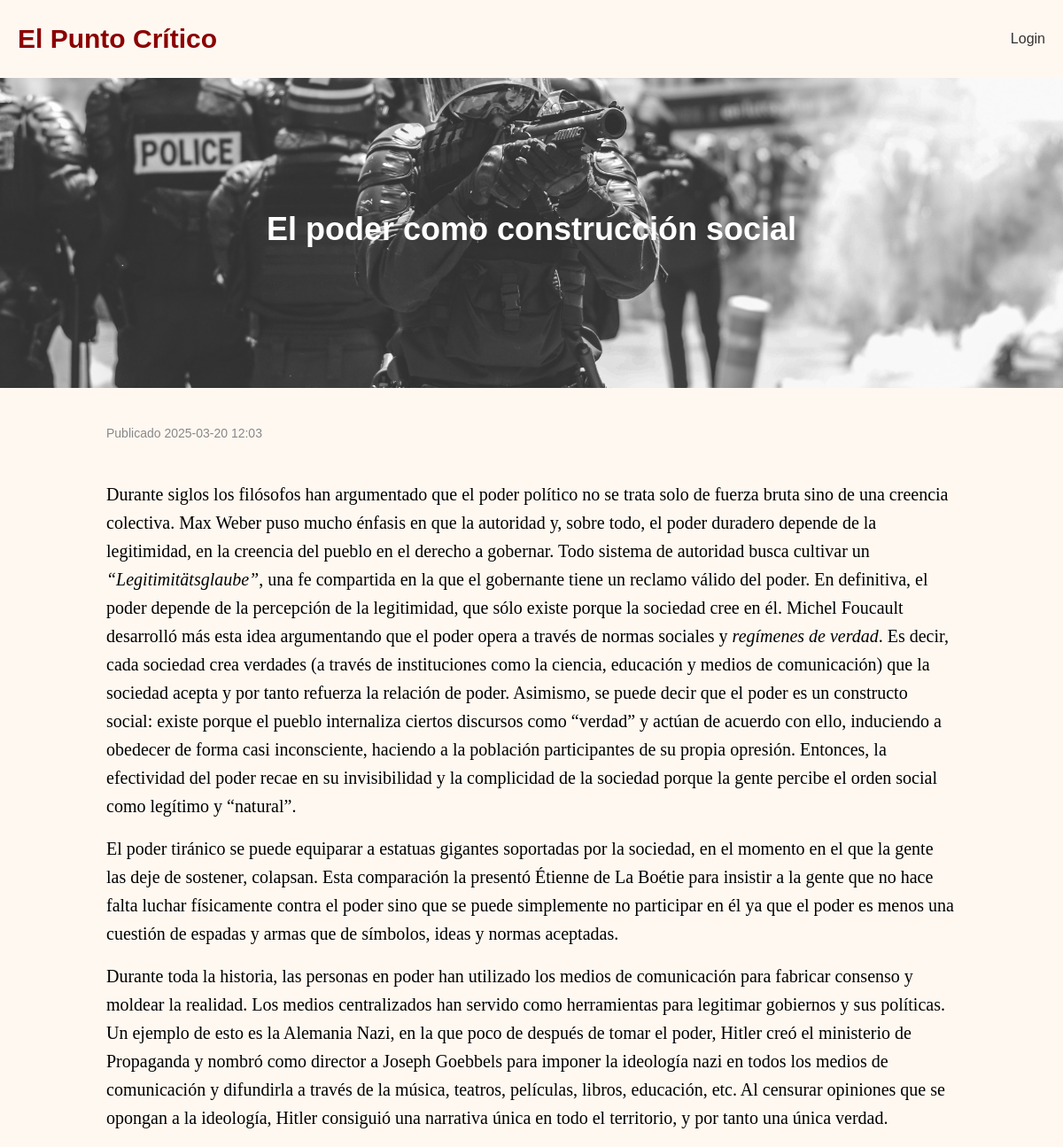
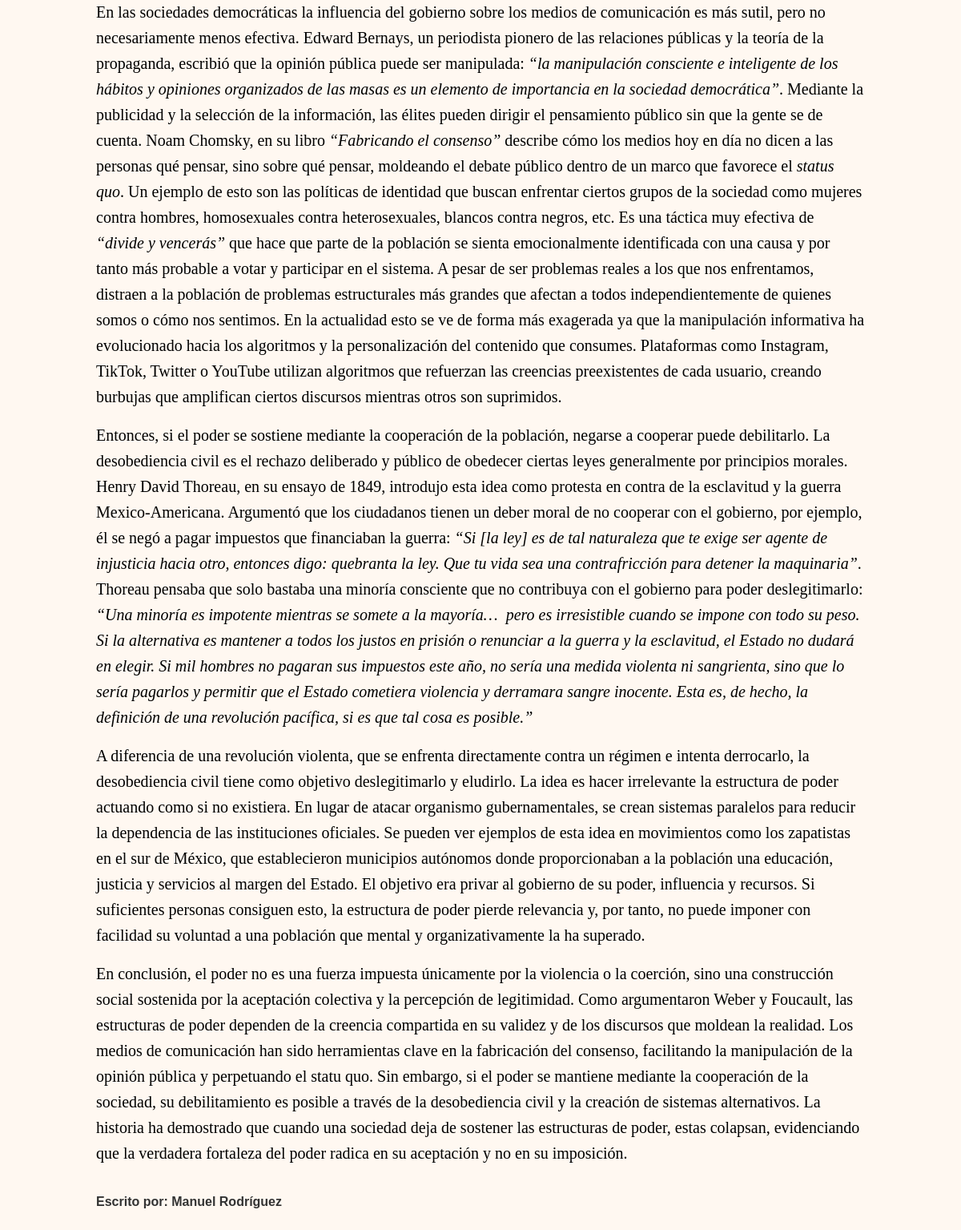
Page /article/3 on the committed database (2 pictures, top to bottom).
### website/models.py (models this page shows, shortened)
class Post(db.Model):
    id = db.Column(db.Integer, primary_key=True)
    title = db.Column(db.String(255), nullable=False)
    content = db.Column(db.String(10000), nullable=False)
    date = db.Column(db.DateTime(timezone=True), default=func.now())
    image_filename = db.Column(db.String(255), nullable=True)
    admin_id = db.Column(db.Integer, db.ForeignKey('admin.id'))

### website/views.py (the view)
@views.route('article/<int:id>')
def article(id):
    post = Post.query.get_or_404(id)
    return render_template('article.html', post=post)

### website/templates/article.html (shortened to what this page needs)
{% extends "base.html" %} {% block title %}{{ post.title }}{% endblock %} {%
block content %}
<div class="article-header" style="background-image: url('{{ url_for('static', filename='images/' + post.image_filename) }}');">
    <div class="overlay">
        <h1>{{ post.title }}</h1>
    </div>
</div>
<div class="container">
    <div class="meta">Publicado {{ post.date.strftime('%Y-%m-%d %H:%M') }}</div>
    <br>
    <div class="article-content py-3">{{ post.content|safe }}</div>
    <p class="author-text"><b>Escrito por: Manuel Rodríguez</b></p>
</div>
  {% endblock %}

### website/templates/base.html (shortened to what this page needs)
<!DOCTYPE html>
<html lang="en">
<head>
    <link href="https://cdn.jsdelivr.net/npm/bootstrap@5.0.2/dist/css/bootstrap.min.css" rel="stylesheet">
    <link rel="stylesheet" href="{{ url_for('static', filename='styles.css') }}">
</head>
<body>
    <div class="header">
        <a class="header-title" href="{{ url_for('views.home') }}">El Punto Crítico</a>
        <nav>
            {% if current_user.is_authenticated %}
            <a href="{{ url_for('auth.logout') }}" class="nav-button">Logout</a>
            <a href="{{ url_for('views.add') }}" class="nav-button">Añadir</a>
            {% else %}
            <a href="{{ url_for('auth.login') }}" class="nav-button">Login</a>
            {% endif %}
        </nav>
    </div>
    <main>
        {% block content %}{% endblock %}
    </main>
</body>
</html>

### website/static/styles.css (style rules this page uses)
:root { --background-light: #fff8f1; --background-dark: #1e1e1e; --text-light: #333; --text-dark: #ffffff; --meta-light: #888; --meta-dark: #ffffff; --link-light: #333; --link-dark: #ffffff; --card-light: white; --card-dark: #242424; }
body { font-family: Arial, sans-serif; background-color: var(--background-light); color: var(--text-light); margin: 0; padding: 0; line-height: 1.6; }
.container { max-width: 1000px; margin: 40px auto; padding: 0 20px; }
.header { display: flex; justify-content: space-between; align-items: center; padding: 20px; }
.header-title { font-weight: bold; font-size: 30px; color: #8b0000; }
.header nav { display: flex; gap: 15px; }
.header nav a { text-decoration: none; color: var(--text-light); font-size: 16px; }
a { color: var(--text-light); text-decoration: none; }
h1 { font-weight: bold; }
.meta { font-size: 14px; color: var(--meta-light); }
.article-content { font-family: "EB Garamond", serif; font-size: 20px; }
.article-header { position: relative; width: 100%; height: 350px; background-size: cover; background-position: center; display: flex; align-items: center; justify-content: center; text-align: center; }
.article-header .overlay { padding: 20px; width: 100%; color: white; }
.article-header h1 { font-size: 36px; font-weight: bold; }

### rows in the picture
Post: image_filename (picture), title "El poder como construcción social", date "2025-03-20 12:03", content "Durante siglos los filósofos han argumentado que el poder político no se trata solo de fuerza bruta sino de una creencia colectiva. Max Weber puso mucho énfasis en que la autoridad y, sobre todo, el poder duradero depende de la legitimidad, en la creencia del pueblo en el derecho a gobernar. Todo sistema de autoridad busca cultivar un “Legitimitätsglaube” , una fe compartida en la que el gobernante tiene un reclamo válido del poder. En definitiva, el poder depende de la percepción de la legitimidad, que sólo existe porque la sociedad cree en él. Michel Foucault desarrolló más esta idea argumentando que el poder opera a través de normas sociales y regímenes de verdad . Es decir, cada…"
